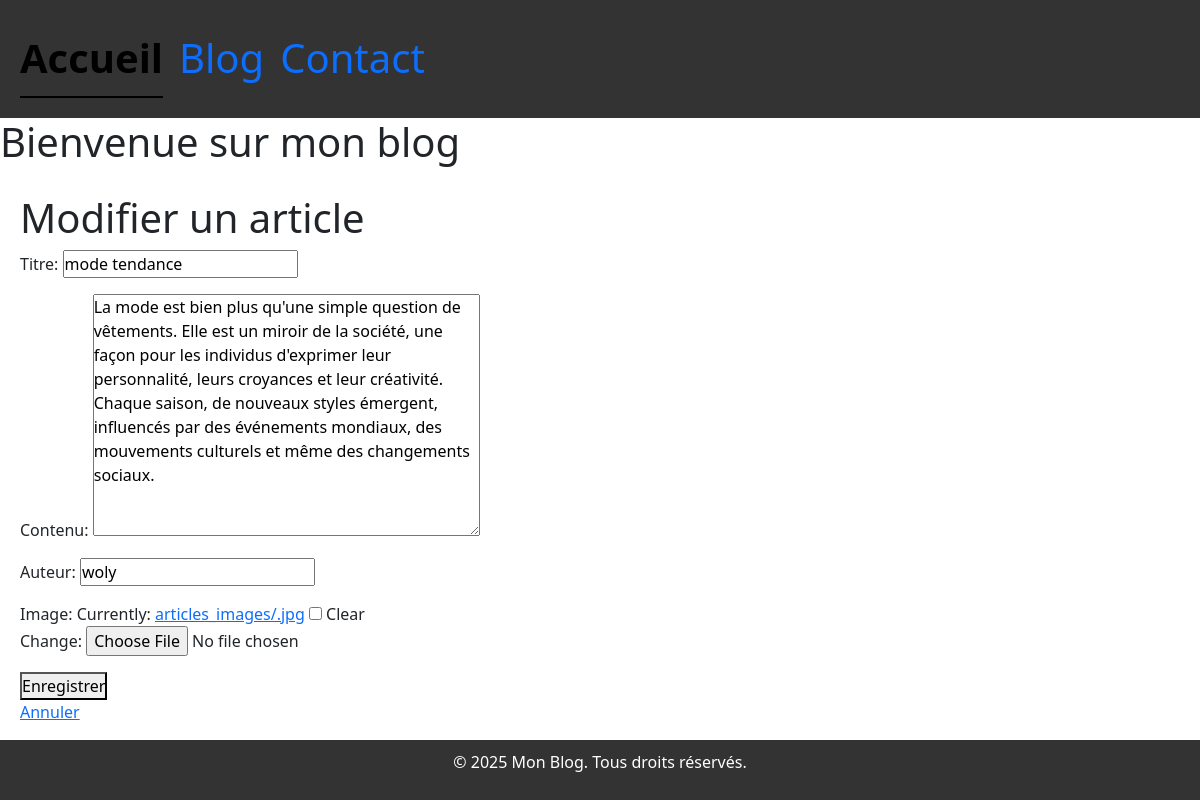
The page /article/3/edit/ on the database its author committed.
### blog/models.py (models this page shows, shortened)
class Article(models.Model):
    titre = models.CharField(max_length=200)
    contenu = models.TextField()
    date_publication = models.DateTimeField(auto_now_add=True)
    auteur = models.CharField(max_length=100)
    image = models.ImageField(upload_to="articles_images/", blank=True, null=True)

### blog/views.py (the view)
# urls.py: path("article/<int:pk>/edit/", ArticleUpdateView.as_view(), name="article_edit"),
class ArticleUpdateView(UpdateView):
    model = Article
    template_name = "blog/article_form.html"
    fields = ["titre", "contenu", "auteur", "image"]
    success_url = reverse_lazy("article_list")

### blog/templates/blog/article_form.html (shortened to what this page needs)
{% extends "blog/base.html" %}
{% block content %}
  <h1>{% if object %}Modifier{% else %}Créer{% endif %} un article</h1>
  <form method="post" enctype="multipart/form-data">
    {{ form.as_p }}
    <button type="submit">Enregistrer</button>
  </form>
  <a href="{% url 'article_list' %}">Annuler</a>
{% endblock %}

### blog/static/css/style.css (style rules this page uses)
* { padding : 0px ; margin : 0px; }
body { background-image: url('/static/images/blog.jpg'); background-size: cover; background-repeat: no-repeat; background-position: center; }

### rows shown on the page
Article: titre "mode tendance", contenu "La mode est bien plus qu'une simple question de vêtements. Elle est un miroir de la société, une façon pour les individus d'exprimer leur personnalité, leurs croyances et leur créativité. Chaque saison, de nouveaux styles émergent, influencés par des événements mondiaux, des mouvements culturels et même des changements sociaux.", auteur "woly"
